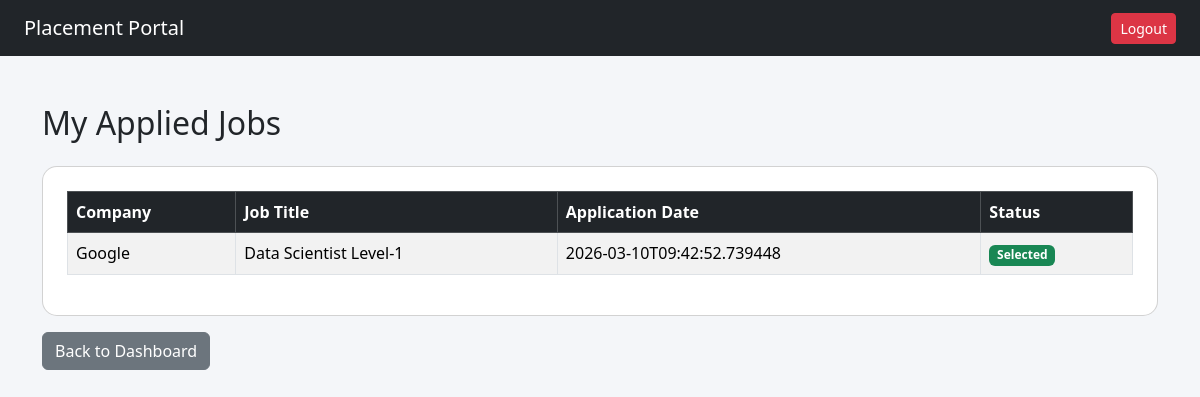
/student/applied-jobs (signed in), run on an earlier commit of the app's database.
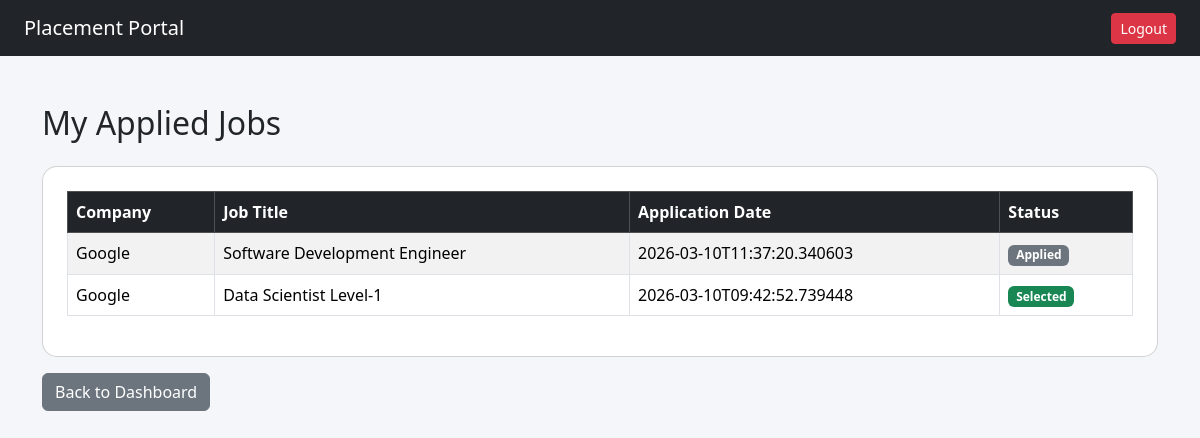
And on a later commit of the database.
### tables this page shows
CREATE TABLE application (
            id INTEGER PRIMARY KEY AUTOINCREMENT,
            student_id INTEGER,
            drive_id INTEGER,
            application_date TEXT,
            status TEXT DEFAULT 'Applied',
            UNIQUE(student_id, drive_id),
            FOREIGN KEY(student_id) REFERENCES student(id),
            FOREIGN KEY(drive_id) REFERENCES placement_drive(id)
        );

CREATE TABLE company (
          id INTEGER PRIMARY KEY AUTOINCREMENT,
          name TEXT NOT NULL,
          email TEXT UNIQUE NOT NULL,
          password TEXT NOT NULL,
          hr_contact TEXT,
          website TEXT,
          approval_status TEXT DEFAULT 'Pending',
          is_active INTEGER DEFAULT 1,
          created_at TEXT          
        );

CREATE TABLE placement_drive(
            id INTEGER PRIMARY KEY AUTOINCREMENT,
            company_id INTEGER,
            job_title TEXT NOT NULL,
            job_description TEXT,
            eligibility TEXT,
            deadline TEXT,
            status TEXT DEFAULT 'Pending',
            created_at TEXT,
            FOREIGN KEY(company_id) REFERENCES company(id)              
        );

### app.py (the view)
@app.route('/student/applied-jobs')
def student_applied_jobs():
    if session.get('role') != 'student':
        return redirect('/student/login')
    conn = get_connection()
    cursor = conn.cursor()
    cursor.execute("""
        SELECT a.id, a.application_date, a.status, pd.job_title, pd.id as drive_id, c.name as company_name
        FROM application a
        JOIN placement_drive pd ON a.drive_id = pd.id
        JOIN company c ON pd.company_id = c.id
        WHERE a.student_id = ?
        ORDER BY a.application_date DESC
    """, (session['user_id'],))
    applications = cursor.fetchall()
    conn.close()
    return render_template("student/applied_jobs.html", applications=applications)

### database.py (called while the page is built)
def get_connection():
    conn = sqlite3.connect(DB_NAME)
    conn.row_factory = sqlite3.Row
    return conn

### templates/student/applied_jobs.html
{% extends "base.html" %}
{% block content %}
<h2 class="mb-4">My Applied Jobs</h2>
<div class="card p-4">
    <table class="table table-bordered table-striped">
        <thead class="table-dark">
            <tr>
                <th>Company</th>
                <th>Job Title</th>
                <th>Application Date</th>
                <th>Status</th>
            </tr>
        </thead>
        <tbody>
            {% for a in applications %}
            <tr>
                <td>{{ a.company_name }}</td>
                <td>{{ a.job_title }}</td>
                <td>{{ a.application_date }}</td>
                <td>
                    <span class="badge
                        {% if a.status == 'Selected' %}bg-success
                        {% elif a.status == 'Shortlisted' %}bg-warning text-dark
                        {% elif a.status == 'Rejected' %}bg-danger
                        {% else %}bg-secondary{% endif %}">
                        {{ a.status }}
                    </span>
                </td>
            </tr>
            {% else %}
            <tr><td colspan="4" class="text-center">You have not applied to any jobs yet.</td></tr>
            {% endfor %}
        </tbody>
    </table>
</div>
<a href="/student/dashboard" class="btn btn-secondary mt-3">Back to Dashboard</a>
{% endblock %}

What changed in the data, as far as the page shows it:
added application: company_name "Google", job_title "Software Development Engineer", application_date "2026-03-10T11:37:20.340603", status "Applied"
